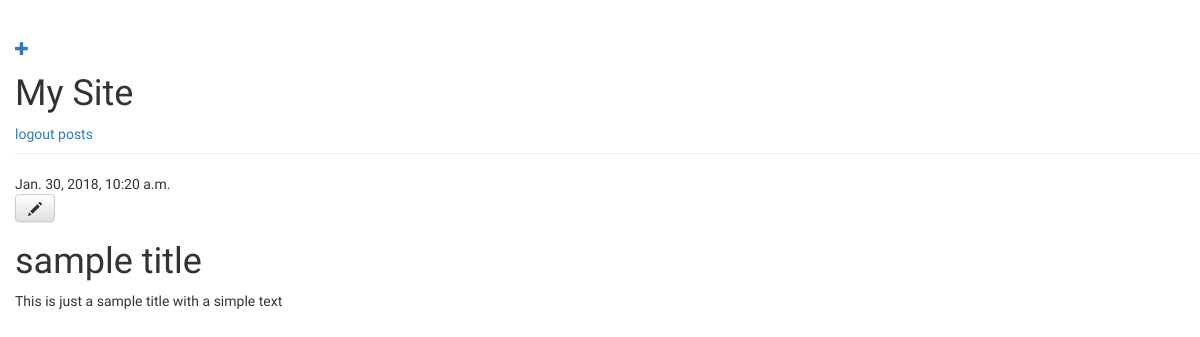
The app's page /posts/1/ (signed in), older data.
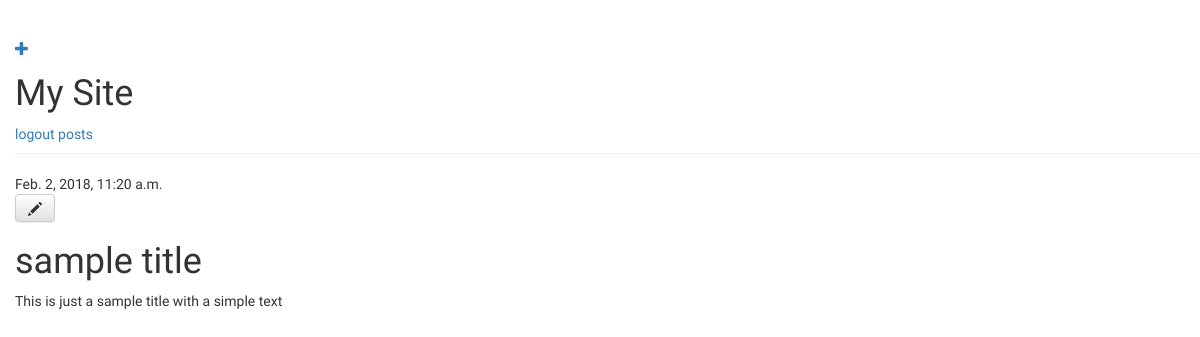
The same page, newer data.
### userblog/models.py (models this page shows, shortened)
class UserPost(models.Model):
    author = models.ForeignKey('auth.User', on_delete =models.CASCADE)
    title = models.CharField(max_length=200)
    text = models.TextField()
    created_date = models.DateTimeField(default=timezone.now)
    published_date = models.DateTimeField(blank=True, null=True)
    category = models.CharField(max_length=6, choices=CATEGORY_CHOICES, default='itposts')

### userblog/views.py (the view)
# urls.py: url(r'^posts/(?P<pk>\d+)/$', core_views.userpost_detail, name='userpost_detail'),
@login_required
def userpost_detail(request, pk):
    post = get_object_or_404(UserPost, pk=pk)
    return render(request, 'userblog/userpost_detail.html', {'post': post})

### userblog/templates/userblog/userpost_detail.html
{% extends 'userblog/base.html' %}
{% block content %}
    <div class="post">
        {% if post.published_date %}
            <div class="date">
                {{ post.published_date }}
            </div>
        {% endif %}
        {% if user.is_authenticated %}
          <a class="btn btn-default" href="{% url 'userpost_edit' pk=post.pk %}"><span class="glyphicon glyphicon-pencil"></span></a>
        {% endif %}
        <h1>{{ post.title }}</h1>
        <p>{{ post.text|linebreaksbr }}</p>
    </div>
{% endblock %}

Row changes from the older to the newer data that the page shows:
changed UserPost "sample title": published_date "Jan. 30, 2018, 10:20 a.m." → "Feb. 2, 2018, 11:20 a.m."
